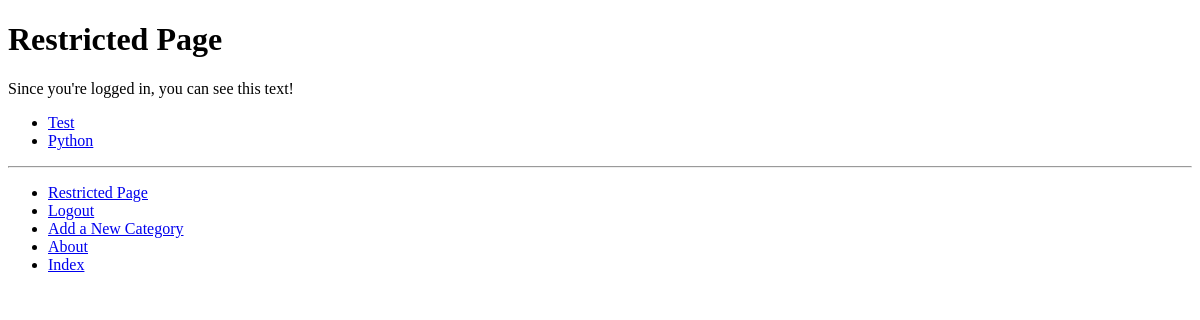
The app's page /rango/restricted/ (signed in), older data.
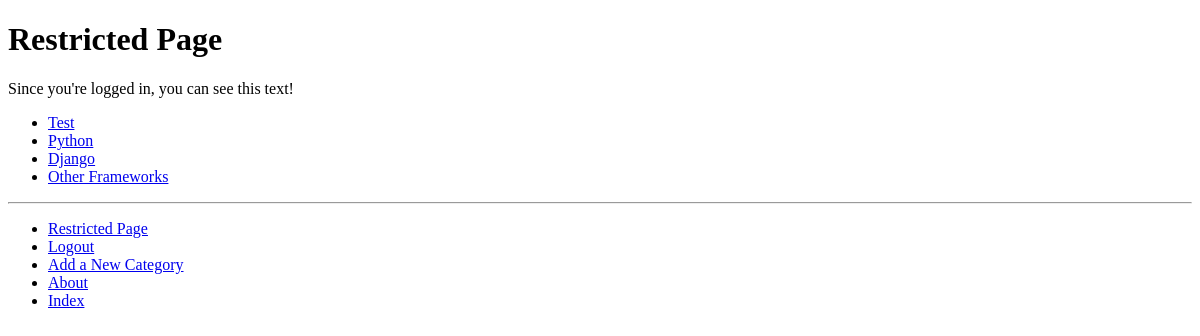
The same page, newer data.
### rango/models.py (models this page shows, shortened)
class Category(models.Model):
    name = models.CharField(max_length=128, unique=True)
    views = models.IntegerField(default=0)
    likes = models.IntegerField(default=0)
    slug = models.SlugField()
    class Meta:
        verbose_name_plural = 'categories'

### rango/views.py (the view)
# urls.py: path('restricted/', views.restricted, name='restricted'),
@login_required
def restricted(request):
    return render(request, 'rango/restricted.html')

### rango/templatetags/rango_template_tags.py (called while the page is built)
@register.inclusion_tag('rango/categories.html')
def get_category_list(current_category=None):
    return {'categories': Category.objects.all(),
            'current_category': current_category}

### templates/rango/restricted.html (shortened to what this page needs)
{% extends 'rango/base.html' %}
{% load staticfiles %}
{% block body_block %}
<h1>Restricted Page</h1>
Since you're logged in, you can see this text!<br />
{% endblock %}

### templates/rango/categories.html
<ul>
{% if categories %}
    {% for c in categories %}
        {% if c == current_category %}
        <li>
        <strong>
            <a href="{% url 'rango:show_category' c.slug %}">{{ c.name }}</a>
        </strong>
        </li>
        {% else %}
        <li>
            <a href="{% url 'rango:show_category' c.slug %}">{{ c.name }}</a>
        </li>
        {% endif %}
    {% endfor %}
{% else %}
    <li><strong>There are no categories present.</strong></li>
{% endif %}
</ul>

Row changes from the older to the newer data that the page shows:
added Category: name "Django"
added Category: name "Other Frameworks"
